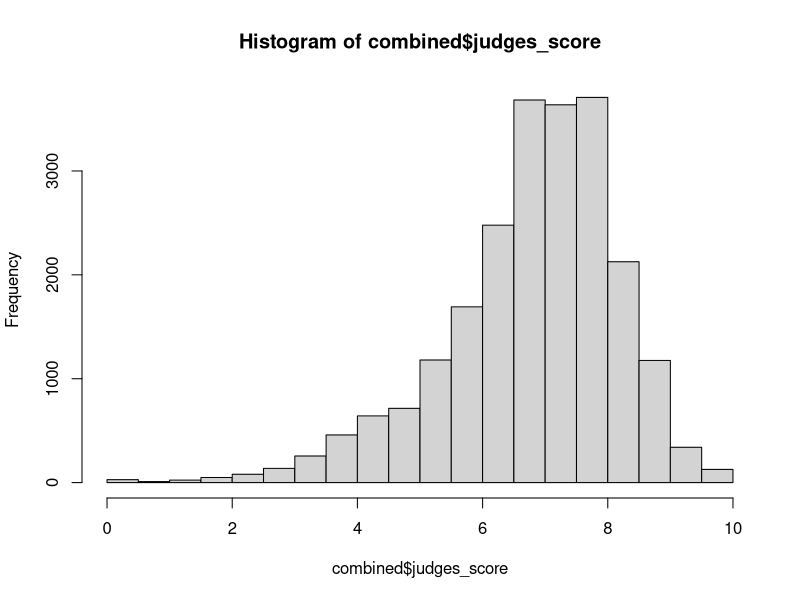

Generate this figure with R:
library(reshape2)

all_results <- read.csv("detailed_results/all_results.csv", as.is = T)
all_judges <- read.csv("judges/all_judges.csv", as.is = T)
judge_info <- read.csv("Part-Ia.csv", as.is = T)


all_judges <- melt(all_judges, 
                 id=colnames(all_judges)[!grepl("J", colnames(all_judges))], 
                 variable.name = "judge_id",
                 value.name = "judge_name")

names(judge_info)[1] <- c("judge_name")
combined <- merge(all_judges, judge_info)


all_results <- melt(all_results, 
     id=colnames(all_results)[!grepl("J", colnames(all_results))], 
     variable.name = "judge_id",
     value.name = "judges_score")

combined <- merge(all_results, combined)
combined <- combined[!is.na(combined$judges_score), ]
combined$pointsbehind[is.na(combined$pointsbehind)] <- 0
combined <- combined[combined$judges_score <= 10, ]
combined <- combined[complete.cases(combined), ]

summary(combined)
hist(combined$judges_score)

write.csv(combined, "all_combined.csv", row.names = F)
